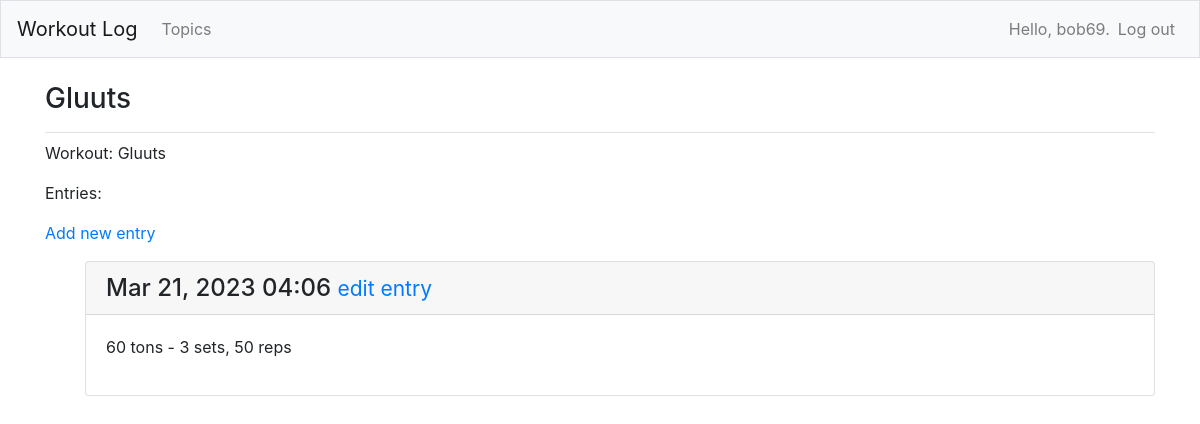
The page /workouts/5/ (signed in) on the database its author committed.
### workout_logs/models.py (models this page shows, shortened)
class  Workout(models.Model):
    text = models.CharField(max_length=200)
    date_added = models.DateTimeField(auto_now_add=True)
    owner = models.ForeignKey(User, on_delete=models.CASCADE) #established a relationship between user and and model using a foreign key,
    def __str__(self):
        return self.text

class Entry(models.Model):
    workout = models.ForeignKey(Workout, on_delete=models.CASCADE)
    text = models.TextField()#null=True)
    date_added = models.DateTimeField(auto_now_add=True)
    class Meta:
        verbose_name_plural = 'entries'

### workout_logs/views.py (the view)
# urls.py: path('workouts/<int:workout_id>/', views.workout, name = "workout"),
@login_required
def workout(request, workout_id):
    workout = Workout.objects.get(id=workout_id)#, null=True)
    if workout.owner != request.user:
        raise Http404
    entries = workout.entry_set.order_by('-date_added')
    context = {'workout': workout, 'entries': entries}
    return render(request, 'workout_logs/workout.html', context)

### workout_logs/templates/workout_logs/workout.html
{% extends 'workout_logs/base.html' %}
{% block page_header %}
  <h3>{{ workout }}</h3>
{% endblock page_header %}
{% block content %}
  <p>Workout: {{ workout}}</p>
  <p>Entries:</p>
  <p>
    <a href="{% url 'workout_logs:new_entry' workout.id %}">Add new entry</a>
  </p>
  <ul>
  {% for entry in entries %}
  <div class="card mb-3">
    <h4 class="card-header">
      {{ entry.date_added|date:'M d, Y H:i' }}
      <small><a href="{% url 'workout_logs:edit_entry' entry.id %}">
          edit entry</a></small>
    </h4>
    <div class="card-body">
      {{ entry.text|linebreaks }}
    </div>
  </div>
  {% empty %}
     <p> There are no entries for this workout yet.</p>
  {% endfor %}
  </ul>
{% endblock content %}

### workout_logs/templates/workout_logs/base.html (shortened to what this page needs)
{% load bootstrap4 %}
<!doctype html>
<html lang="en">
<head>
  {% bootstrap_css %}
</head>
<body>
  <nav class="navbar navbar-expand-md navbar-light bg-light mb-4 border">
    <a class="navbar-brand" href="{% url 'workout_logs:index'%}">
        Workout Log</a>
    <div class="collapse navbar-collapse" id="navbarCollapse">
      <ul class="navbar-nav mr-auto">
        <li class="nav-item">
          <a class="nav-link" href="{% url 'workout_logs:workouts'%}">
              Topics</a></li>
      </ul>
      <ul class="navbar-nav ml-auto">
        {% if user.is_authenticated %}
          <li class="nav-item">
            <span class="navbar-text">Hello, {{ user.username }}.</span>
          </li>
          <li class="nav-item">
            <a class="nav-link" href="{% url 'users:logout' %}">Log out</a>
          </li>
        {% else %}
          <li class="nav-item">
            <a class="nav-link" href="{% url 'users:register' %}">Register</a>
          </li>
          <li class="nav-item">
            <a class="nav-link" href="{% url 'users:login' %}">Log in</a></li>
        {% endif %}
      </ul>
    </div>
  </nav>
  <main role="main" class="container">
    <div class="pb-2 mb-2 border-bottom">
      {% block page_header %}{% endblock page_header %}
    </div>
    <div>
      {% block content %}{% endblock content %}
    </div>
  </main>
</body>
</html>

### rows shown on the page
Workout: text "Gluuts"
Entry: date_added "Mar 21, 2023 04:06", text "60 tons - 3 sets, 50 reps"

### other values the page prints
{{ user.username }} "bob69"
